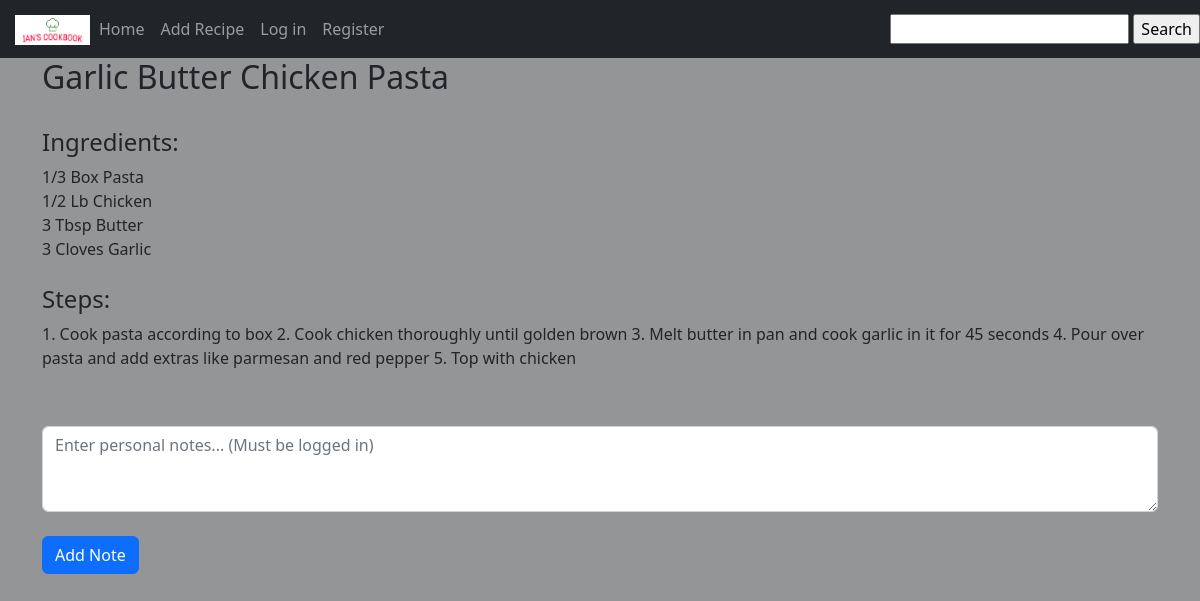
The page /recipe_base/2 (signed in) on the database as committed earlier.
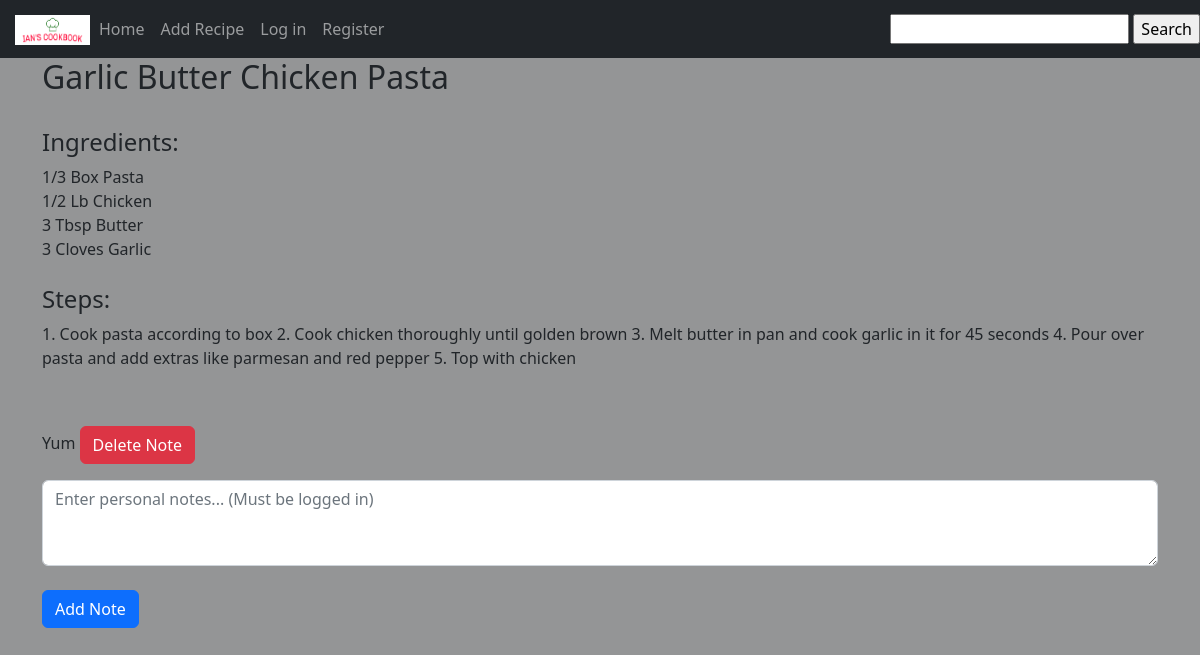
The same page on the database as committed later.
### website/models.py (models this page shows)
class recipeMaster(db.Model):
    __tablename__ = 'recipemaster'
    id = db.Column(db.Integer, primary_key=True)
    recipe_name = db.Column(db.String(50))
    steps = db.Column(db.String(2000))
    created_by = db.Column(db.String(50))

class Ingredients(db.Model):
    ingredient_id = db.Column(db.Integer, primary_key=True)
    recipe_id = db.Column(db.Integer, db.ForeignKey('recipemaster.id'))
    ingredients = db.Column(db.String(50))
    amount = db.Column(db.String)
    unit = db.Column(db.String(20))

class Notes(db.Model):
    note_id = db.Column(db.Integer, primary_key=True)
    recipe_id = db.Column(db.Integer)
    creator_id =db.Column(db.Integer)
    note = db.Column(db.String(1000))

### website/views.py (the view)
@views.route('/recipe_base/<int:id>', methods=['GET', 'POST'])
def recipeBase(id=None):
    getID = request.path
    pages = re.search(r'(?<=/recipe_base/)\w+', getID)
    page = pages.group(0)
    names = recipeMaster.query.filter_by(id = page).first()
    ings = Ingredients.query.filter_by(recipe_id = page).all()
    customNotes = ""
    if current_user.is_authenticated:
        userID = current_user.id
        if request.method == 'POST':
            getNotes = request.form.get('customNote')
            data = Notes(recipe_id = page, creator_id = userID, note = getNotes)
            db.session.add(data)
            db.session.commit()
        customNotes = Notes.query.filter_by(recipe_id = page, creator_id = userID).all()
    return render_template('recipe_base.html', ings=ings, names=names, notes= customNotes)

### website/models.py (called while the page is built)
@login.user_loader
def load_user(id):
    return UserModel.query.get(int(id))

### website/templates/recipe_base.html
{% extends "base.html" %} {% block title %}Recipe{% endblock %}
{% block content %}
<h2> {{ names.recipe_name }}</h2>
<br>
<h4> Ingredients:</h4>
{% for ing in ings %}
    {{ ing.amount + " " + ing.unit + " " + ing.ingredients }}
    <br>
{% endfor %}
<br>
<h4>Steps:</h4>
<p> {{ names.steps }}</p>
<br>
<p>
  <form>
{% for note in notes %}
  {{ note.note }}
  <button type="submit" class="btn btn-danger" id="deleteNote" href="#">Delete Note</button>
  <br>
{% endfor %}
</form>
</p>
<div id="noteField">
  <form method="POST">
  <textarea class="form-control" id=customNote name="customNote" rows="3" placeholder="Enter personal notes... (Must be logged in)"></textarea>
  <br>
  <button type="submit" class="btn btn-primary" id="addNote" href="#">Add Note</button>
  </form>
</div>
{% endblock %}

### website/templates/base.html (shortened to what this page needs)
<!DOCTYPE html>
    <html lang="en">
        <head>
            <link href="https://cdn.jsdelivr.net/npm/bootstrap@5.2.0/dist/css/bootstrap.min.css" rel="stylesheet">
            <link rel="stylesheet" href="{{url_for('static', filename='./style.css')}}">
        </head>
        <body>
            <nav class="navbar navbar-expand-lg navbar-dark bg-dark">
                <a class="navbar-brand" href="#">
                    <img src="{{url_for('static', filename='./logo.png')}}" width="30" height="30" alt=""/>
                  </a>
                <div class="collapse navbar-collapse" id="navbar">
                    <div class="navbar-nav">
                        <a class="nav-item nav-link" id="home" href="/">Home</a>
                        <a class="nav-item nav-link" id="addRecipe" href="/add_recipe">Add Recipe</a>
                        <a class="nav-item nav-link" id="Login" href="/login">Log in</a>
                        <a class="nav-item nav-link" id="Register" href="/register">Register</a>
                    </div>
                </div>
                <form method="POST">
                    <input type="text" autofocus="autofocus" name="search_string">
                    <input type="submit" formaction="/search" value="Search">
                </form>
            </nav>
            <div class="container">
                {% block content %}
                {% endblock %}
            </div>
        </body>
    </html>

### website/static/style.css (style rules this page uses)
body { background-color:#7d7e7fd0; }
.navbar-brand { position: relative; left: 15px; width: 75px; }
.navbar-brand > img { width: 100%; }

Rows that differ between the two databases and show on the page:
added Notes: note "Yum"
